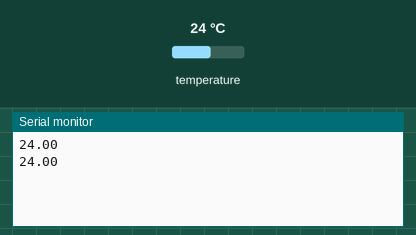
Recording of a sketch running on a simulated ESP8266 (NodeMCU). On the bench: the last lines printed to the serial monitor. The test bench sets the inputs (shaded band); at power-on: temperature 24 °C.

Above: at 2.3 s.
2.4 s: temperature set to 12 °C
At 2.4 s:
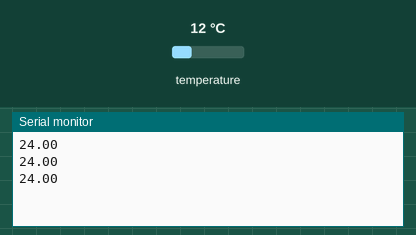
3.9 s: temperature set to 19 °C
At 3.9 s:
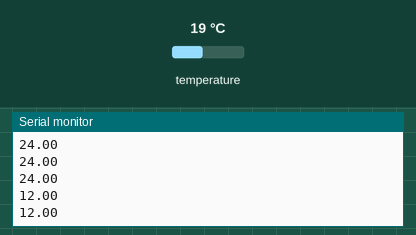
Timing chart, 0 to 6.9 s (numbered marks = the images above; inputs shaded):
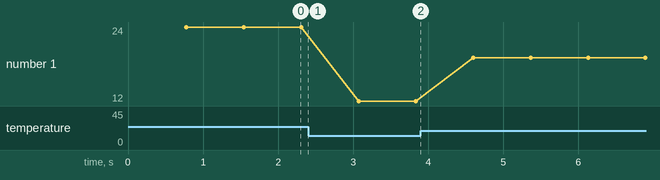

Measured:
- plotted number 1: 24 → 12 after the input at 2.4 s, 12 → 19 after the input at 3.9 s

The sketch:

soil_temperature.ino
```cpp
#include <DallasTemperature.h>
#include <OneWire.h>

#define ONE_WIRE_BUS D2 // DS18B20 on arduino pin2 corresponds to D4 on physical board
OneWire oneWire(ONE_WIRE_BUS);
DallasTemperature DS18B20(&oneWire);
float soil_temperature;

void setup()
{
  Serial.begin(9600);
  DS18B20.begin();
}

void loop()
{
  DS18B20.requestTemperatures();
  soil_temperature = DS18B20.getTempCByIndex(0);
  Serial.println(soil_temperature);
}
```
